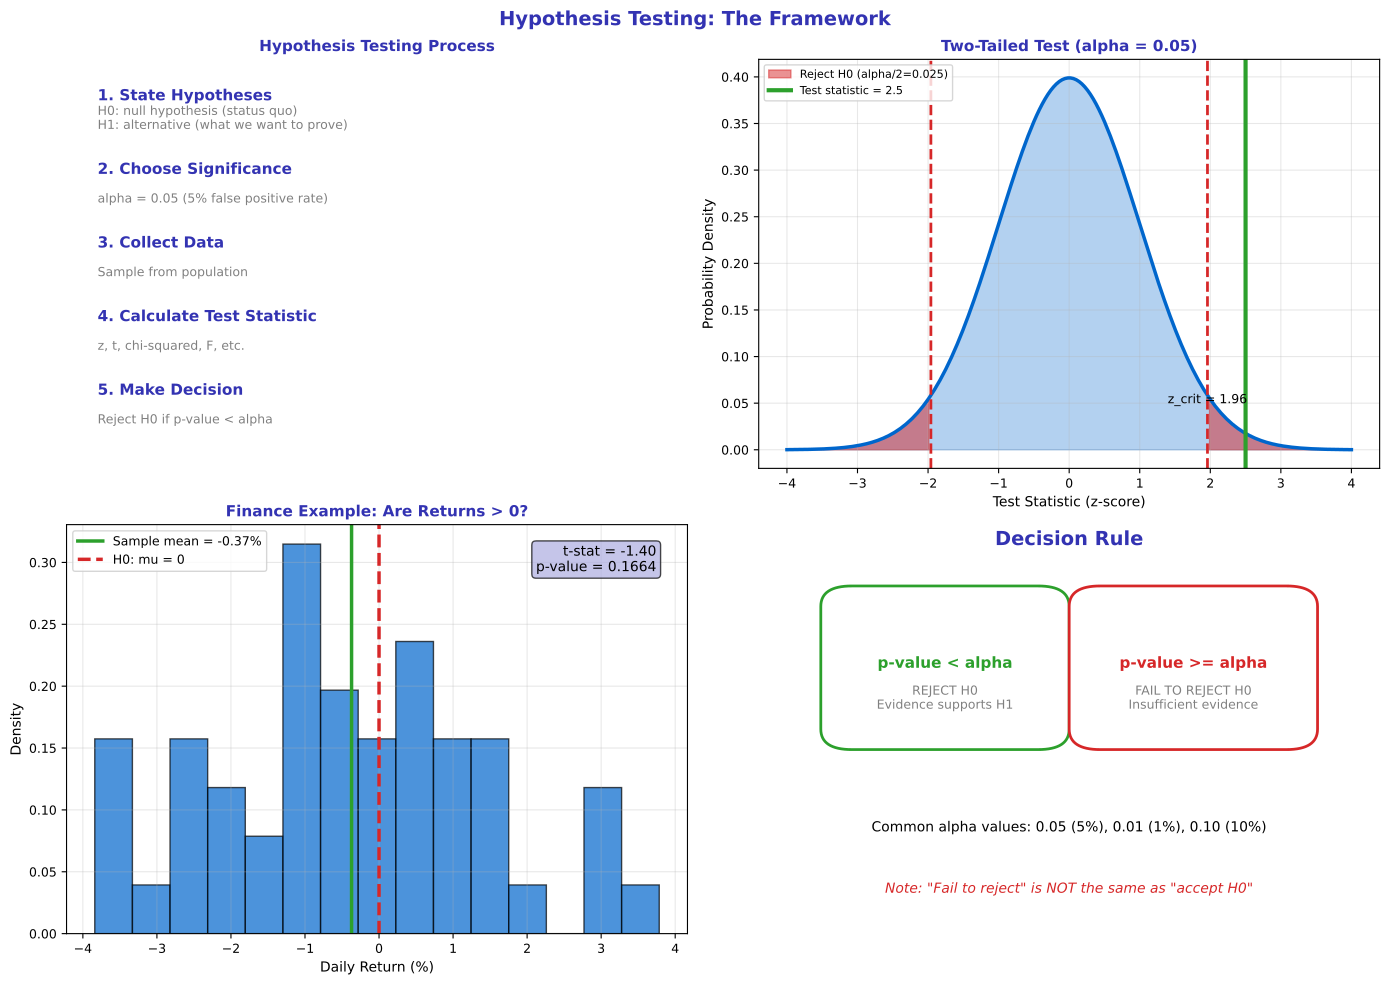

Source code (Python):
"""Hypothesis Testing Concept - The basic framework"""
import matplotlib.pyplot as plt
import numpy as np
from scipy import stats
from pathlib import Path

plt.rcParams.update({
    'font.size': 10,
    'axes.labelsize': 10,
    'axes.titlesize': 11,
    'xtick.labelsize': 9,
    'ytick.labelsize': 9,
    'legend.fontsize': 9,
    'figure.figsize': (10, 6),
    'figure.dpi': 150
})

MLPURPLE = '#3333B2'
MLLAVENDER = '#ADADE0'
MLBLUE = '#0066CC'
MLORANGE = '#FF7F0E'
MLGREEN = '#2CA02C'
MLRED = '#D62728'

fig, axes = plt.subplots(2, 2, figsize=(14, 10))
fig.suptitle('Hypothesis Testing: The Framework', fontsize=14, fontweight='bold', color=MLPURPLE)

# Plot 1: The hypothesis testing process
ax1 = axes[0, 0]
ax1.axis('off')

steps = [
    ('1. State Hypotheses', 'H0: null hypothesis (status quo)\nH1: alternative (what we want to prove)'),
    ('2. Choose Significance', 'alpha = 0.05 (5% false positive rate)'),
    ('3. Collect Data', 'Sample from population'),
    ('4. Calculate Test Statistic', 'z, t, chi-squared, F, etc.'),
    ('5. Make Decision', 'Reject H0 if p-value < alpha'),
]

y = 0.9
for step, desc in steps:
    ax1.text(0.05, y, step, fontsize=11, fontweight='bold', color=MLPURPLE, transform=ax1.transAxes)
    ax1.text(0.05, y - 0.07, desc, fontsize=9, color='gray', transform=ax1.transAxes)
    y -= 0.18

ax1.set_title('Hypothesis Testing Process', fontsize=11, fontweight='bold', color=MLPURPLE)

# Plot 2: Visual representation
ax2 = axes[0, 1]
x = np.linspace(-4, 4, 200)
y_dist = stats.norm.pdf(x)

ax2.plot(x, y_dist, color=MLBLUE, linewidth=2.5)
ax2.fill_between(x, y_dist, alpha=0.3, color=MLBLUE)

# Critical regions (two-tailed, alpha=0.05)
alpha = 0.05
z_crit = stats.norm.ppf(1 - alpha/2)

ax2.fill_between(x, y_dist, where=x <= -z_crit, alpha=0.5, color=MLRED, label=f'Reject H0 (alpha/2={alpha/2})')
ax2.fill_between(x, y_dist, where=x >= z_crit, alpha=0.5, color=MLRED)
ax2.axvline(-z_crit, color=MLRED, linestyle='--', linewidth=2)
ax2.axvline(z_crit, color=MLRED, linestyle='--', linewidth=2)

# Sample test statistic
test_stat = 2.5
ax2.axvline(test_stat, color=MLGREEN, linewidth=3, label=f'Test statistic = {test_stat}')

ax2.set_title('Two-Tailed Test (alpha = 0.05)', fontsize=11, fontweight='bold', color=MLPURPLE)
ax2.set_xlabel('Test Statistic (z-score)', fontsize=10)
ax2.set_ylabel('Probability Density', fontsize=10)
ax2.legend(fontsize=8)
ax2.grid(alpha=0.3)
ax2.annotate(f'z_crit = {z_crit:.2f}', xy=(z_crit, 0.05), fontsize=9, ha='center')

# Plot 3: Finance example setup
ax3 = axes[1, 0]
np.random.seed(42)

# Generate sample returns
sample_returns = np.random.normal(0.08, 2.0, 50)  # Mean 0.08%, std 2%

ax3.hist(sample_returns, bins=15, density=True, alpha=0.7, color=MLBLUE, edgecolor='black')
ax3.axvline(np.mean(sample_returns), color=MLGREEN, linewidth=2.5,
            label=f'Sample mean = {np.mean(sample_returns):.2f}%')
ax3.axvline(0, color=MLRED, linewidth=2.5, linestyle='--', label='H0: mu = 0')

ax3.set_title('Finance Example: Are Returns > 0?', fontsize=11, fontweight='bold', color=MLPURPLE)
ax3.set_xlabel('Daily Return (%)', fontsize=10)
ax3.set_ylabel('Density', fontsize=10)
ax3.legend(fontsize=9)
ax3.grid(alpha=0.3)

# Perform t-test
t_stat, p_value = stats.ttest_1samp(sample_returns, 0)
ax3.text(0.95, 0.95, f't-stat = {t_stat:.2f}\np-value = {p_value:.4f}',
         transform=ax3.transAxes, fontsize=10, va='top', ha='right',
         bbox=dict(boxstyle='round', facecolor=MLLAVENDER, alpha=0.7))

# Plot 4: Decision flowchart
ax4 = axes[1, 1]
ax4.axis('off')

ax4.text(0.5, 0.95, 'Decision Rule', ha='center', fontsize=14,
         fontweight='bold', color=MLPURPLE, transform=ax4.transAxes)

# Decision boxes
from matplotlib.patches import FancyBboxPatch
box1 = FancyBboxPatch((0.15, 0.5), 0.3, 0.3, boxstyle="round,pad=0.05",
                       edgecolor=MLGREEN, facecolor='white', linewidth=2, transform=ax4.transAxes)
ax4.add_patch(box1)
ax4.text(0.3, 0.65, 'p-value < alpha', ha='center', fontsize=11, fontweight='bold',
         color=MLGREEN, transform=ax4.transAxes)
ax4.text(0.3, 0.55, 'REJECT H0\nEvidence supports H1', ha='center', fontsize=9,
         color='gray', transform=ax4.transAxes)

box2 = FancyBboxPatch((0.55, 0.5), 0.3, 0.3, boxstyle="round,pad=0.05",
                       edgecolor=MLRED, facecolor='white', linewidth=2, transform=ax4.transAxes)
ax4.add_patch(box2)
ax4.text(0.7, 0.65, 'p-value >= alpha', ha='center', fontsize=11, fontweight='bold',
         color=MLRED, transform=ax4.transAxes)
ax4.text(0.7, 0.55, 'FAIL TO REJECT H0\nInsufficient evidence', ha='center', fontsize=9,
         color='gray', transform=ax4.transAxes)

ax4.text(0.5, 0.25, 'Common alpha values: 0.05 (5%), 0.01 (1%), 0.10 (10%)',
         ha='center', fontsize=10, transform=ax4.transAxes)
ax4.text(0.5, 0.1, 'Note: "Fail to reject" is NOT the same as "accept H0"',
         ha='center', fontsize=10, style='italic', color=MLRED, transform=ax4.transAxes)

plt.tight_layout()
plt.savefig(Path(__file__).parent / 'chart.pdf', dpi=300, bbox_inches='tight')
plt.close()
